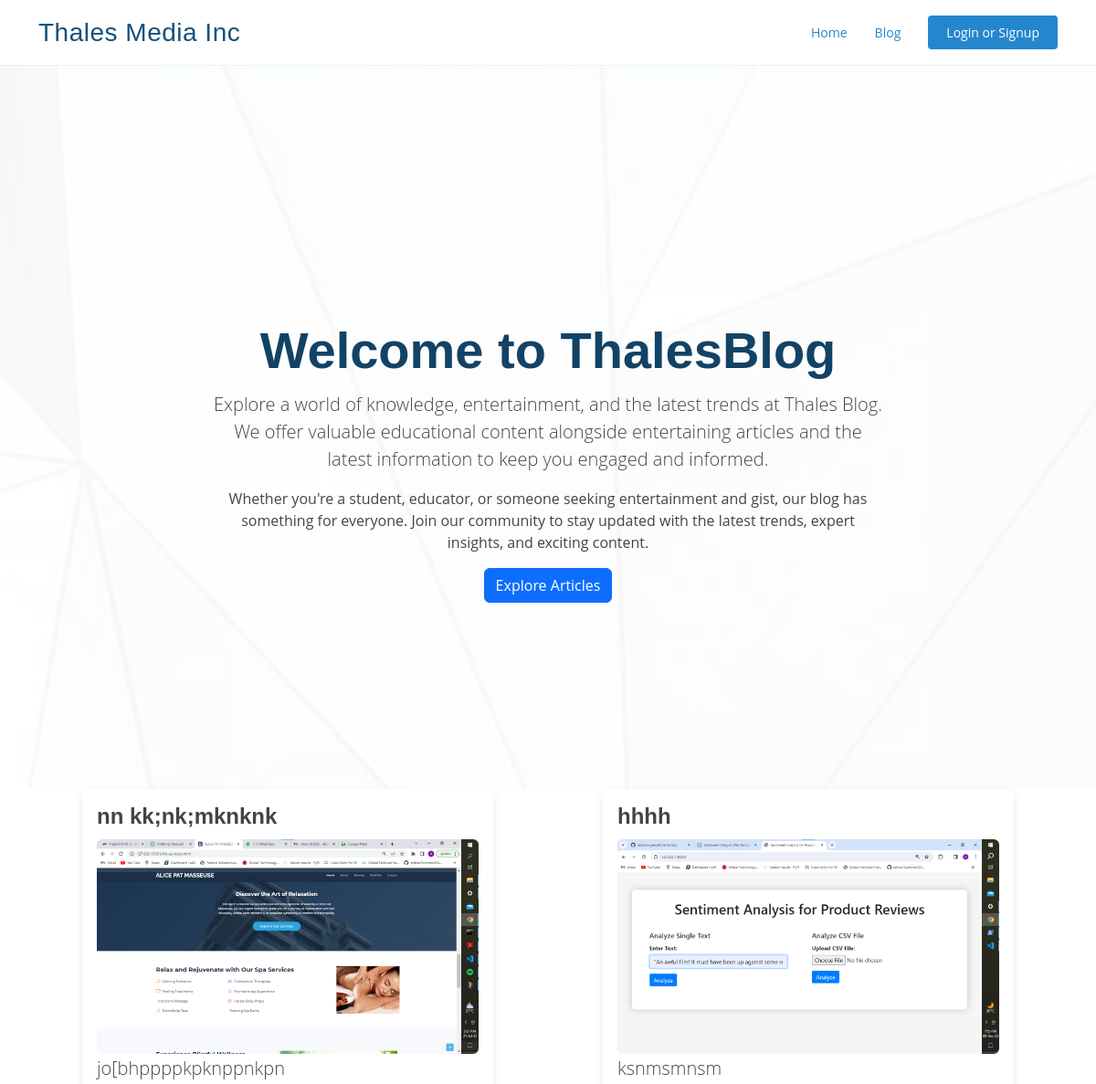
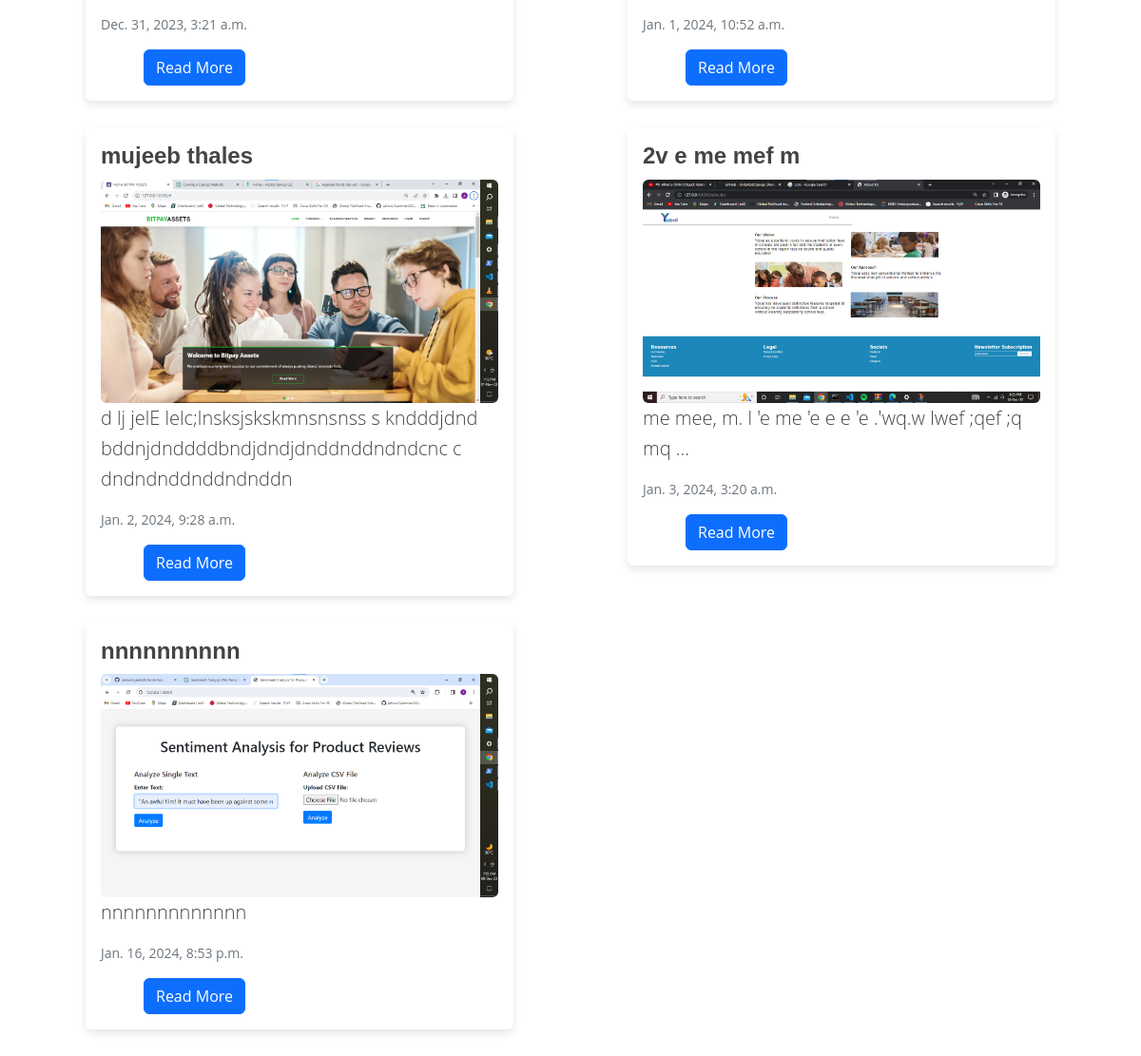
Page /blog on the committed database (2 pictures, top to bottom).
### myapp/models.py (models this page shows, shortened)
class BlogPost(models.Model):
    id = models.UUIDField(primary_key=True,default=uuid.uuid4,editable=False)
    title=models.CharField(max_length=100)
    body=models.TextField()
    created=models.DateTimeField(default=datetime.now,blank=True )
    author =models.ForeignKey(User, on_delete=models.CASCADE)
    image = models.ImageField(upload_to='blog_images/', blank=True)

### myapp/views.py (the view, shortened to what this page needs)
# urls.py: path('blog',views.blog,name='blog'),
def blog(request):
    blogposts= BlogPost.objects.all()
    return render (request,'blog.html', {'blogposts' : blogposts})

### templates/blog.html (shortened to what this page needs)
{% load static %}
<!DOCTYPE html>
<html lang="en">
<head>
   <link href=" {% static 'assets/vendor/aos/aos.css' %}" rel="stylesheet">
   <link href=" {% static 'assets/vendor/bootstrap/css/bootstrap.min.css' %}" rel="stylesheet">
   <link href=" {% static 'assets/vendor/bootstrap-icons/bootstrap-icons.css' %}" rel="stylesheet">
   <link href=" {% static 'assets/vendor/boxicons/css/boxicons.min.css' %}" rel="stylesheet">
   <link href=" {% static 'assets/vendor/glightbox/css/glightbox.min.css' %}" rel="stylesheet">
   <link href=" {% static 'assets/vendor/remixicon/remixicon.css' %}" rel="stylesheet">
   <link href=" {% static 'assets/vendor/swiper/swiper-bundle.min.css' %}" rel="stylesheet">
   <link href=" {% static 'assets/css/style.css' %}" rel="stylesheet">
</head>
<body>
   <header id="header" class="fixed-top">
      <div class="container d-flex align-items-center justify-content-between">
         <h1 class="logo"><a href="/">Thales Media Inc</a></h1>
         <nav id="navbar" class="navbar">
            <ul>
               <li><a class="nav-link scrollto active" href="/">Home</a></li>
               <li><a class="nav-link scrollto active" href="blog">Blog</a></li>
               {% if user.is_authenticated %}
               <li><a class="getstarted scrollto" href="login">Logout</a></li>
               {% else %}
               <li><a class="getstarted scrollto" href="register">Login or Signup</a></li>
               {% endif %}
            </ul>
         </nav>
      </div>
   </header>
   <section id="hero" class="d-flex align-items-center">
      <div class="container position-relative" data-aos="fade-up" data-aos-delay="100">
         <div class="row justify-content-center">
            <div class="col-md-10 col-lg-8 text-center">
               <h1 class="h2">Welcome to ThalesBlog</h1>
               <p class="lead">
                  Explore a world of knowledge, entertainment, and the latest trends at Thales Blog. We offer valuable
                  educational content
                  alongside entertaining articles and the latest information to keep you engaged and informed.
               </p>
               <p>
                  Whether you're a student, educator, or someone seeking entertainment and gist, our blog has something
                  for
                  everyone. Join our
                  community to stay updated with the latest trends, expert insights, and exciting content.
               </p>
               <a href="#blog-posts" class="btn btn-primary">Explore Articles</a>
            </div>
         </div>
      </div>
   </section>
   <div class="container" id="blog-posts">
      <div class="row gx-4">
         {% for blog_post in blogposts %}
         <div class="col-md-6 mb-4">
            <div class="card">
               <div class="card-body">
                  <h1 class="blog-post-title display-4">{{ blog_post.title }}</h1>
                  {% if blog_post.image %}
                  <div class="blog-post-image">
                     <img src="{{ blog_post.image.url }}" alt="Blog Image" class="img-fluid rounded">
                  </div>
                  {% endif %}
                  <p class="blog-post-body lead">{{ blog_post.body|truncatewords:15 }}</p>
                  <p class="text-muted blog-post-created">{{ blog_post.created }}</p>
                  <div class="row text-center">
                     <div class="col-md-6">
                        <a href="post/{{blog_post.id}}" class="btn btn-primary">Read More</a>
                     </div>
                     <div class="col-md-6">
                     </div>
                  </div>
               </div>
            </div>
         </div>
         {% endfor %}
      </div>
   </div>
</body>
</html>

### static/assets/css/style.css (style rules this page uses)
body { font-family: "Open Sans", sans-serif; color: #444444; }
a { color: #2487ce; text-decoration: none; }
h1, h2, h3, h4, h5, h6 { font-family: "Raleway", sans-serif; }
#header { background: #fff; z-index: 997; padding: 15px 0; border-bottom: 1px solid #e6f2fb; }
#header .logo { font-size: 28px; margin: 0; padding: 0; line-height: 1; font-weight: 300; letter-spacing: 0.5px; font-family: "Poppins", sans-serif; }
#header .logo a { color: #16507b; }
.navbar { padding: 0; }
.navbar ul { margin: 0; padding: 0; display: flex; list-style: none; align-items: center; }
.navbar li { position: relative; }
.navbar a, .navbar a:focus { display: flex; align-items: center; justify-content: space-between; padding: 10px 0 10px 30px; font-size: 14px; color: #16507b; white-space: nowrap; }
.navbar a:hover, .navbar .active, .navbar .active:focus, .navbar li:hover>a { color: #2487ce; }
.navbar .getstarted, .navbar .getstarted:focus { background: #2487ce; padding: 8px 20px; margin-left: 30px; border-radius: 4px; color: #fff; }
#hero { width: 100%; height: 100vh; position: relative; background: url("../img/hero-bg.jpg") top center; background-size: cover; position: relative; margin-top: 4rem; }
#hero:before { content: ""; background: rgba(255, 255, 255, 0.8); position: absolute; bottom: 0; top: 0; left: 0; right: 0; }
#hero .container { padding-top: 80px; }
#hero h1 { font-size: 56px; font-weight: 700; line-height: 72px; color: #124265; font-family: "Poppins", sans-serif; }
@media (min-width: 1024px) { #hero { background-attachment: fixed; } }
section { padding: 80px 0; overflow: hidden; }

### templates/blog.html (style rules this page uses)
.card { border: none; box-shadow: 0 4px 8px rgba(0, 0, 0, 0.1); max-width: 450px; margin: 0 auto; margin-bottom: 4px; }
.blog-post-title { font-size: 24px; font-weight: bold; margin-bottom: 10px; }
.blog-post-image img { max-width: 100%; height: 100%; border-radius: 8px; }
.blog-post-body { line-height: 1.6; }
.blog-post-created { font-size: 14px; color: #888; }

### rows in the picture
BlogPost: title "nn kk;nk;mknknk", image (picture), body "jo[bhppppkpknppnkpn", created "Dec. 31, 2023, 3:21 a.m."
BlogPost: title "hhhh", image (picture), body "ksnmsmnsm", created "Jan. 1, 2024, 10:52 a.m."
BlogPost: title "mujeeb thales", image (picture), body "d lj jelE lelc;lnsksjskskmnsnsnss s kndddjdnd bddnjdnddddbndjdndjdnddnddndndcnc c dndndnddnddndnddn", created "Jan. 2, 2024, 9:28 a.m."
BlogPost: title "2v e me mef m", image (picture), body "me mee, m. l 'e me 'e e e 'e .'wq.w lwef ;qef ;q mq …", created "Jan. 3, 2024, 3:20 a.m."
BlogPost: title "nnnnnnnnnn", image (picture), body "nnnnnnnnnnnnn", created "Jan. 16, 2024, 8:53 p.m."
